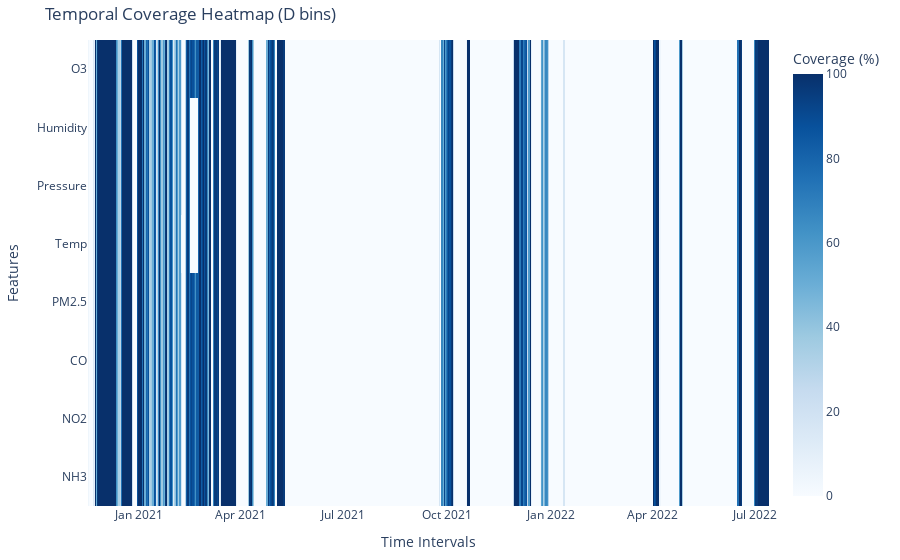

Source (notebook cell):
### Code cell
plot_temporal_coverage_heatmap(data_singleton.get_data('India')).show()

### Figure 1 — Plotly figure (JSON) as saved in the notebook; plotly's stock layout.template omitted (floating-point values rounded to 4 significant figures; data arrays with more than 128 entries replaced by an {"elided": "..."} marker saying what was removed)
{"data": [{"colorbar": {"title": {"text": "Coverage (%)"}}, "colorscale": [[0, "rgb(247,251,255)"], [0.125, "rgb(222,235,247)"], [0.25, "rgb(198,219,239)"], [0.375, "rgb(158,202,225)"], [0.5, "rgb(107,174,214)"], [0.625, "rgb(66,146,198)"], [0.75, "rgb(33,113,181)"], [0.875, "rgb(8,81,156)"], [1, "rgb(8,48,107)"]], "type": "heatmap", "x": {"elided": "603 str values"}, "y": ["NH3", "NO2", "CO", "PM2.5", "Temp", "Pressure", "Humidity", "O3"], "z": {"elided": "8x603 float values"}, "zmax": 100, "zmin": 0}], "layout": {"height": 560, "margin": {"b": 40, "l": 40, "r": 40, "t": 40}, "title": {"text": "Temporal Coverage Heatmap (D bins)"}, "xaxis": {"title": {"text": "Time Intervals"}}, "yaxis": {"title": {"text": "Features"}}}}
